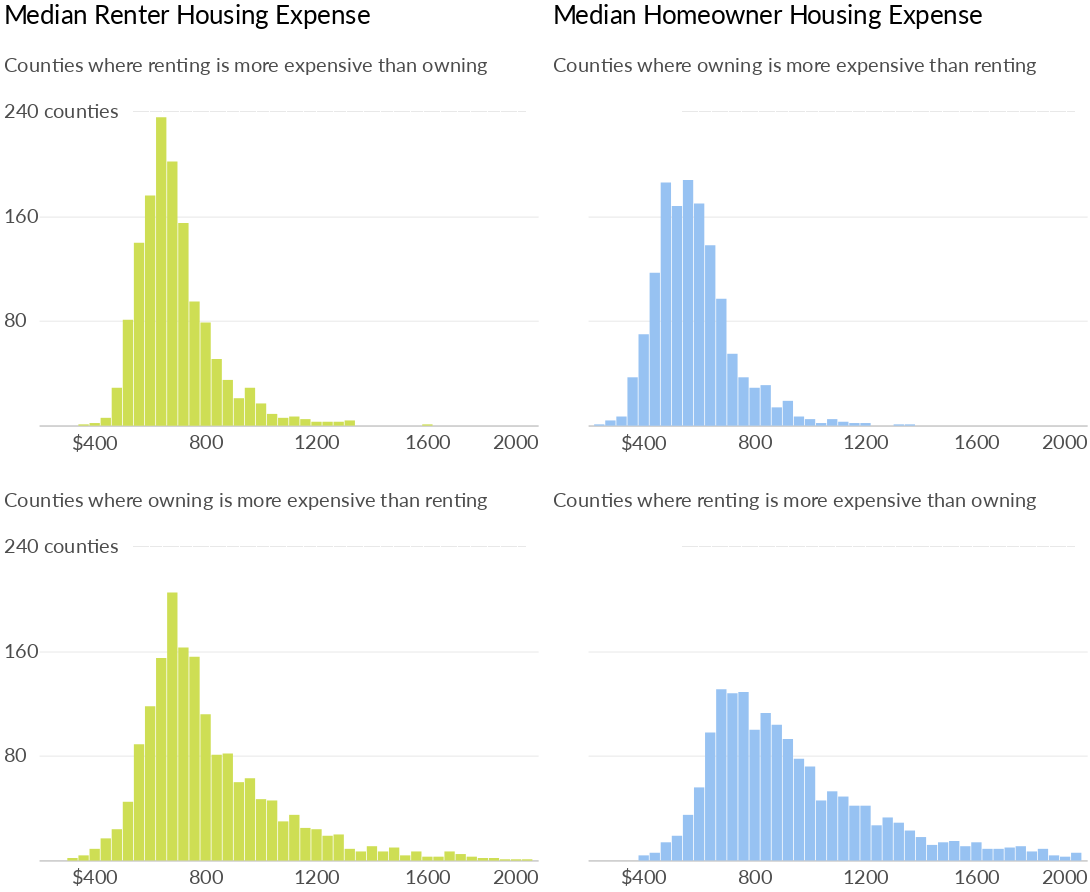

Notebook cell for this chart:
### Code cell
renter_owner_hous_exp_charts = (charts_dict[0] | charts_dict[3]) & (charts_dict[1] | charts_dict[2])
renter_owner_hous_exp_charts

### Figure 1 — Vega-Lite specification as saved in the notebook (floating-point values rounded to 4 significant figures)
{"width": 600, "height": 400, "background": "white", "config": {"title": {"fontWeight": "normal", "fontSize": 36, "anchor": "start", "font": "Lato", "offset": 5}, "axisX": {"grid": false, "labelFont": "Lato", "labelFontSize": 16, "labelAngle": 0, "labelPadding": 10, "ticks": false, "tickSize": 5, "title": null, "titleFont": "Lato", "titleFontSize": 16, "titleFontWeight": "normal", "titleY": 30, "titleX": 280}, "axisY": {"grid": true, "gridOpacity": 1, "labelFont": "Lato", "labelFontSize": 16, "labelLimit": 100, "labelAlign": "left", "labelPadding": 20, "ticks": false, "title": null, "titleFont": "Lato", "titleFontWeight": "normal", "titleFontSize": 16, "titleAlign": "left", "titleAngle": 0, "titleY": -20, "titleX": -20, "domainWidth": 0}, "view": {"strokeOpacity": 0}}, "vconcat": [{"hconcat": [{"layer": [{"data": {"name": "data-ee62141d9fe68b08516551378039e7b7"}, "mark": {"type": "text", "dx": 22, "dy": -4, "fontSize": 11.5, "fontWeight": "bold", "opacity": 0.09}, "encoding": {"text": {"type": "nominal", "field": "text"}, "x": {"type": "quantitative", "field": "x", "scale": {"domain": [300, 1000]}}, "y": {"type": "quantitative", "field": "y"}}}, {"data": {"name": "data-79e3c1bf62d821641a063b2d78419e43"}, "mark": {"type": "bar", "color": "#cede54", "size": 14.5}, "encoding": {"x": {"type": "quantitative", "axis": {"format": "a", "labelFontSize": 28, "labelOpacity": 0.7, "titleFontSize": 28, "titleFontWeight": "bold", "titleOpacity": 0.7, "titleY": 35, "values": [800, 1200, 1600, 2000]}, "field": "Bin", "scale": {"domain": [400, 1900]}, "title": ""}, "y": {"type": "quantitative", "axis": {"labelFontSize": 28, "labelOpacity": 0.7, "labelPadding": 50, "titleFontSize": 28, "titleOpacity": 0.7, "titleX": -50, "titleY": 60, "values": [80, 160]}, "field": "Count", "scale": {"domain": [0, 300]}, "title": "Counties where renting is more expensive than owning"}}, "title": "Median Renter Housing Expense"}, {"data": {"name": "data-b82407ff56bf3e563eb8b27ba0c29967"}, "mark": {"type": "text", "dx": 0, "dy": 25.5, "font": "lato", "fontSize": 28, "opacity": 0.7}, "encoding": {"text": {"type": "nominal", "field": "text"}, "x": {"type": "quantitative", "field": "x"}, "y": {"type": "quantitative", "field": "y"}}}, {"data": {"name": "data-97fdd5b9069433960a7e00403800538a"}, "mark": {"type": "text", "dx": 0, "dy": 0, "font": "lato", "fontSize": 28, "opacity": 0.7}, "encoding": {"text": {"type": "nominal", "field": "text"}, "x": {"type": "quantitative", "field": "x"}, "y": {"type": "quantitative", "field": "y"}}}], "height": 550, "width": 700}, {"layer": [{"data": {"name": "data-ee62141d9fe68b08516551378039e7b7"}, "mark": {"type": "text", "dx": 22, "dy": -4, "fontSize": 11.5, "fontWeight": "bold", "opacity": 0.09}, "encoding": {"text": {"type": "nominal", "field": "text"}, "x": {"type": "quantitative", "field": "x", "scale": {"domain": [300, 1000]}}, "y": {"type": "quantitative", "field": "y"}}}, {"data": {"name": "data-bc528808dd810b62f88166c11a68df7f"}, "mark": {"type": "bar", "color": "#97c2f2", "size": 14.5}, "encoding": {"x": {"type": "quantitative", "axis": {"format": "a", "labelFontSize": 28, "labelOpacity": 0.7, "titleFontSize": 28, "titleFontWeight": "bold", "titleOpacity": 0.7, "titleY": 35, "values": [800, 1200, 1600, 2000]}, "field": "Bin", "scale": {"domain": [400, 1900]}, "title": ""}, "y": {"type": "quantitative", "axis": {"labelFontSize": 28, "labelOpacity": 0, "labelPadding": 50, "titleFontSize": 28, "titleOpacity": 0.7, "titleX": -50, "titleY": 60, "values": [80, 160]}, "field": "Count", "scale": {"domain": [0, 300]}, "title": "Counties where owning is more expensive than renting"}}, "title": "Median Homeowner Housing Expense"}, {"data": {"name": "data-b82407ff56bf3e563eb8b27ba0c29967"}, "mark": {"type": "text", "dx": 0, "dy": 25.5, "font": "lato", "fontSize": 28, "opacity": 0.7}, "encoding": {"text": {"type": "nominal", "field": "text"}, "x": {"type": "quantitative", "field": "x"}, "y": {"type": "quantitative", "field": "y"}}}, {"data": {"name": "data-97fdd5b9069433960a7e00403800538a"}, "mark": {"type": "text", "dx": 0, "dy": 0, "font": "lato", "fontSize": 28, "opacity": 0}, "encoding": {"text": {"type": "nominal", "field": "text"}, "x": {"type": "quantitative", "field": "x"}, "y": {"type": "quantitative", "field": "y"}}}], "height": 550, "width": 700}]}, {"hconcat": [{"layer": [{"data": {"name": "data-ee62141d9fe68b08516551378039e7b7"}, "mark": {"type": "text", "dx": 22, "dy": -4, "fontSize": 11.5, "fontWeight": "bold", "opacity": 0.09}, "encoding": {"text": {"type": "nominal", "field": "text"}, "x": {"type": "quantitative", "field": "x", "scale": {"domain": [300, 1000]}}, "y": {"type": "quantitative", "field": "y"}}}, {"data": {"name": "data-0805ecfab7929b44677d5b9548af4d95"}, "mark": {"type": "bar", "color": "#cede54", "size": 14.5}, "encoding": {"x": {"type": "quantitative", "axis": {"format": "a", "labelFontSize": 28, "labelOpacity": 0.7, "titleFontSize": 28, "titleFontWeight": "bold", "titleOpacity": 0.7, "titleY": 35, "values": [800, 1200, 1600, 2000]}, "field": "Bin", "scale": {"domain": [400, 1900]}, "title": ""}, "y": {"type": "quantitative", "axis": {"labelFontSize": 28, "labelOpacity": 0.7, "labelPadding": 50, "titleFontSize": 28, "titleOpacity": 0.7, "titleX": -50, "titleY": 60, "values": [80, 160]}, "field": "Count", "scale": {"domain": [0, 300]}, "title": "Counties where owning is more expensive than renting"}}, "title": ""}, {"data": {"name": "data-b82407ff56bf3e563eb8b27ba0c29967"}, "mark": {"type": "text", "dx": 0, "dy": 25.5, "font": "lato", "fontSize": 28, "opacity": 0.7}, "encoding": {"text": {"type": "nominal", "field": "text"}, "x": {"type": "quantitative", "field": "x"}, "y": {"type": "quantitative", "field": "y"}}}, {"data": {"name": "data-97fdd5b9069433960a7e00403800538a"}, "mark": {"type": "text", "dx": 0, "dy": 0, "font": "lato", "fontSize": 28, "opacity": 0.7}, "encoding": {"text": {"type": "nominal", "field": "text"}, "x": {"type": "quantitative", "field": "x"}, "y": {"type": "quantitative", "field": "y"}}}], "height": 550, "width": 700}, {"layer": [{"data": {"name": "data-ee62141d9fe68b08516551378039e7b7"}, "mark": {"type": "text", "dx": 22, "dy": -4, "fontSize": 11.5, "fontWeight": "bold", "opacity": 0.09}, "encoding": {"text": {"type": "nominal", "field": "text"}, "x": {"type": "quantitative", "field": "x", "scale": {"domain": [300, 1000]}}, "y": {"type": "quantitative", "field": "y"}}}, {"data": {"name": "data-8cd538aa9ba344d83db00976713be861"}, "mark": {"type": "bar", "color": "#97c2f2", "size": 14.5}, "encoding": {"x": {"type": "quantitative", "axis": {"format": "a", "labelFontSize": 28, "labelOpacity": 0.7, "titleFontSize": 28, "titleFontWeight": "bold", "titleOpacity": 0.7, "titleY": 35, "values": [800, 1200, 1600, 2000]}, "field": "Bin", "scale": {"domain": [400, 1900]}, "title": ""}, "y": {"type": "quantitative", "axis": {"labelFontSize": 28, "labelOpacity": 0, "labelPadding": 50, "titleFontSize": 28, "titleOpacity": 0.7, "titleX": -50, "titleY": 60, "values": [80, 160]}, "field": "Count", "scale": {"domain": [0, 300]}, "title": "Counties where renting is more expensive than owning"}}, "title": ""}, {"data": {"name": "data-b82407ff56bf3e563eb8b27ba0c29967"}, "mark": {"type": "text", "dx": 0, "dy": 25.5, "font": "lato", "fontSize": 28, "opacity": 0.7}, "encoding": {"text": {"type": "nominal", "field": "text"}, "x": {"type": "quantitative", "field": "x"}, "y": {"type": "quantitative", "field": "y"}}}, {"data": {"name": "data-97fdd5b9069433960a7e00403800538a"}, "mark": {"type": "text", "dx": 0, "dy": 0, "font": "lato", "fontSize": 28, "opacity": 0}, "encoding": {"text": {"type": "nominal", "field": "text"}, "x": {"type": "quantitative", "field": "x"}, "y": {"type": "quantitative", "field": "y"}}}], "height": 550, "width": 700}]}], "$schema": "https://vega.github.io/schema/vega-lite/v4.0.0.json", "datasets": {"data-ee62141d9fe68b08516551378039e7b7": [{"x": 1190, "y": 240, "text": "____________________________________________________________________________________________"}], "data-79e3c1bf62d821641a063b2d78419e43": [{"Bin": 960, "Count": 29}, {"Bin": 600, "Count": 176}, {"Bin": 720, "Count": 155}, {"Bin": 680, "Count": 202}, {"Bin": 520, "Count": 81}, {"Bin": 560, "Count": 140}, {"Bin": 800, "Count": 79}, {"Bin": 640, "Count": 236}, {"Bin": 760, "Count": 95}, {"Bin": 840, "Count": 51}, {"Bin": 1000, "Count": 17}, {"Bin": 1320, "Count": 4}, {"Bin": 1280, "Count": 3}, {"Bin": 880, "Count": 35}, {"Bin": 1080, "Count": 6}, {"Bin": 1240, "Count": 3}, {"Bin": 1040, "Count": 9}, {"Bin": 480, "Count": 29}, {"Bin": 1120, "Count": 7}, {"Bin": 920, "Count": 21}, {"Bin": 440, "Count": 6}, {"Bin": 1160, "Count": 5}, {"Bin": 1600, "Count": 1}, {"Bin": 1200, "Count": 3}, {"Bin": 360, "Count": 1}, {"Bin": 400, "Count": 2}], "data-b82407ff56bf3e563eb8b27ba0c29967": [{"x": 400, "y": 0, "text": "$400"}], "data-97fdd5b9069433960a7e00403800538a": [{"x": 280, "y": 240, "text": "240 counties"}], "data-bc528808dd810b62f88166c11a68df7f": [{"Bin": 880, "Count": 14}, {"Bin": 920, "Count": 19}, {"Bin": 520, "Count": 168}, {"Bin": 600, "Count": 170}, {"Bin": 560, "Count": 188}, {"Bin": 640, "Count": 138}, {"Bin": 480, "Count": 186}, {"Bin": 440, "Count": 117}, {"Bin": 400, "Count": 70}, {"Bin": 720, "Count": 55}, {"Bin": 360, "Count": 37}, {"Bin": 680, "Count": 97}, {"Bin": 840, "Count": 31}, {"Bin": 1120, "Count": 3}, {"Bin": 760, "Count": 37}, {"Bin": 800, "Count": 29}, {"Bin": 240, "Count": 1}, {"Bin": 1080, "Count": 5}, {"Bin": 1000, "Count": 5}, {"Bin": 1320, "Count": 1}, {"Bin": 1040, "Count": 2}, {"Bin": 1200, "Count": 2}, {"Bin": 960, "Count": 7}, {"Bin": 1360, "Count": 1}, {"Bin": 320, "Count": 7}, {"Bin": 280, "Count": 4}, {"Bin": 1160, "Count": 2}], "data-0805ecfab7929b44677d5b9548af4d95": [{"Bin": 560, "Count": 89}, {"Bin": 880, "Count": 82}, {"Bin": 520, "Count": 45}, {"Bin": 400, "Count": 9}, {"Bin": 640, "Count": 155}, {"Bin": 840, "Count": 81}, {"Bin": 440, "Count": 17}, {"Bin": 760, "Count": 156}, {"Bin": 1040, "Count": 46}, {"Bin": 1320, "Count": 9}, {"Bin": 1280, "Count": 20}, {"Bin": 920, "Count": 60}, {"Bin": 1240, "Count": 19}, {"Bin": 1000, "Count": 47}, {"Bin": 1160, "Count": 25}, {"Bin": 1360, "Count": 7}, {"Bin": 1120, "Count": 35}, {"Bin": 1080, "Count": 30}, {"Bin": 680, "Count": 205}, {"Bin": 800, "Count": 112}, {"Bin": 360, "Count": 4}, {"Bin": 480, "Count": 24}, {"Bin": 600, "Count": 118}, {"Bin": 1680, "Count": 7}, {"Bin": 1720, "Count": 5}, {"Bin": 1200, "Count": 24}, {"Bin": 960, "Count": 63}, {"Bin": 1400, "Count": 11}, {"Bin": 1960, "Count": 1}, {"Bin": 1640, "Count": 3}, {"Bin": 1760, "Count": 3}, {"Bin": 1480, "Count": 10}, {"Bin": 1560, "Count": 7}, {"Bin": 1800, "Count": 2}, {"Bin": 1600, "Count": 3}, {"Bin": 1520, "Count": 4}, {"Bin": 720, "Count": 163}, {"Bin": 320, "Count": 2}, {"Bin": 1440, "Count": 7}, {"Bin": 1920, "Count": 1}, {"Bin": 1840, "Count": 2}, {"Bin": 1880, "Count": 1}], "data-8cd538aa9ba344d83db00976713be861": [{"Bin": 560, "Count": 35}, {"Bin": 920, "Count": 93}, {"Bin": 520, "Count": 19}, {"Bin": 960, "Count": 78}, {"Bin": 400, "Count": 4}, {"Bin": 680, "Count": 131}, {"Bin": 880, "Count": 104}, {"Bin": 800, "Count": 100}, {"Bin": 1000, "Count": 72}, {"Bin": 640, "Count": 98}, {"Bin": 1160, "Count": 42}, {"Bin": 1720, "Count": 10}, {"Bin": 1520, "Count": 15}, {"Bin": 1040, "Count": 46}, {"Bin": 1760, "Count": 11}, {"Bin": 1360, "Count": 23}, {"Bin": 1560, "Count": 11}, {"Bin": 1440, "Count": 12}, {"Bin": 1120, "Count": 49}, {"Bin": 1280, "Count": 33}, {"Bin": 1200, "Count": 42}, {"Bin": 840, "Count": 113}, {"Bin": 720, "Count": 128}, {"Bin": 480, "Count": 14}, {"Bin": 1240, "Count": 27}, {"Bin": 1080, "Count": 53}, {"Bin": 1960, "Count": 6}, {"Bin": 1400, "Count": 18}, {"Bin": 1640, "Count": 9}, {"Bin": 1880, "Count": 4}, {"Bin": 1840, "Count": 9}, {"Bin": 1480, "Count": 14}, {"Bin": 1800, "Count": 7}, {"Bin": 1320, "Count": 29}, {"Bin": 1680, "Count": 9}, {"Bin": 760, "Count": 129}, {"Bin": 1600, "Count": 14}, {"Bin": 440, "Count": 6}, {"Bin": 600, "Count": 56}, {"Bin": 1920, "Count": 3}]}}
